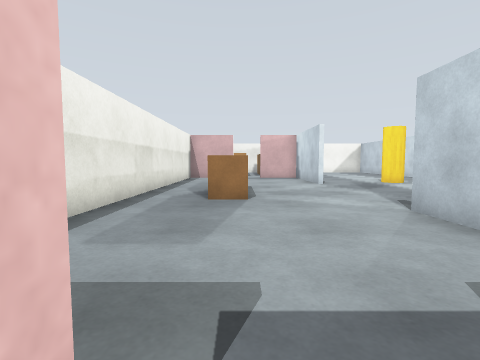
[1] (above)

23 first-person views from a walk through a robot-simulator world made for Gazebo. The camera is 0.94 m above the floor, tilts 4° down and sees 85° across. The floor is counted in squares, 1 m on a side. Each view is taken from the middle of a square. On the plan, view 1 faces up. The plan holds only what a view shows up to about 11 squares ahead; the rest is blank.

[2]
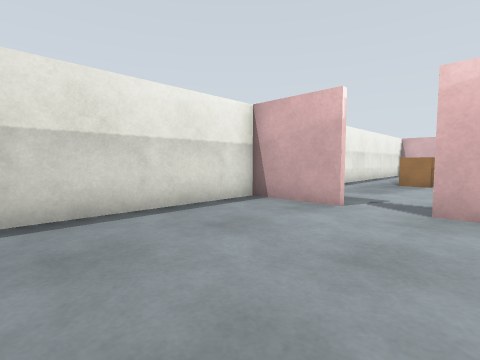

[3]
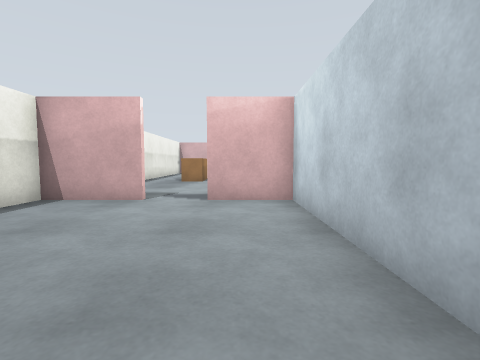

[4]
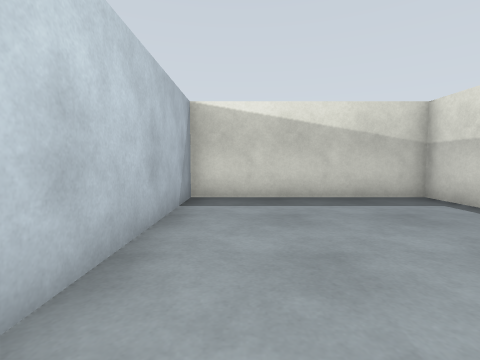

[5]
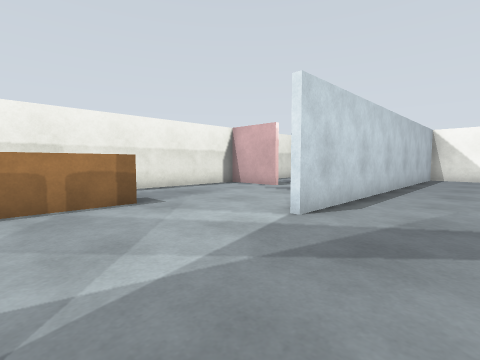

[6]
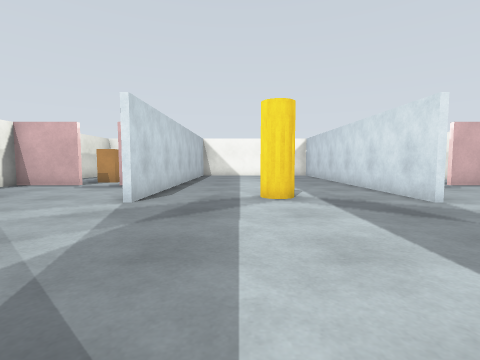

[7]
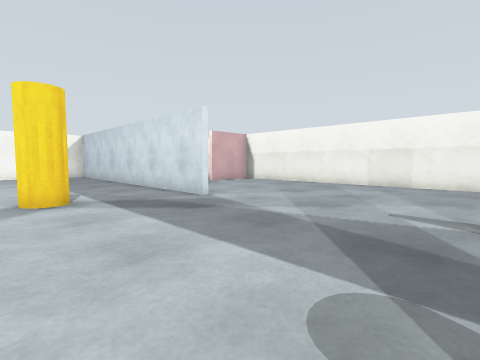

[8]
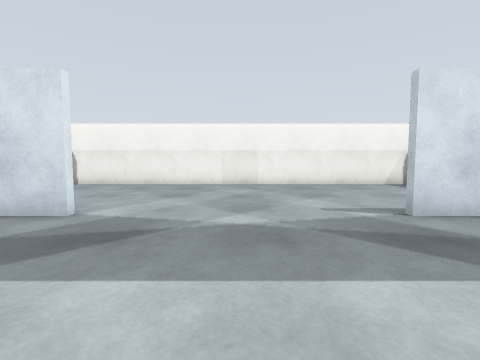

[9]
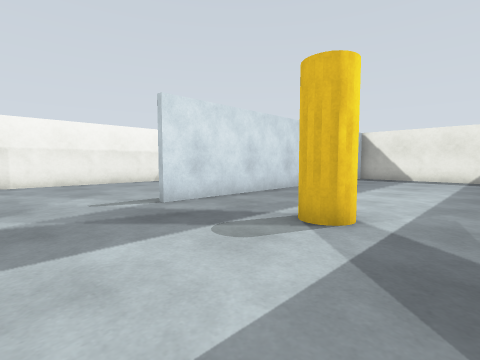

[10]
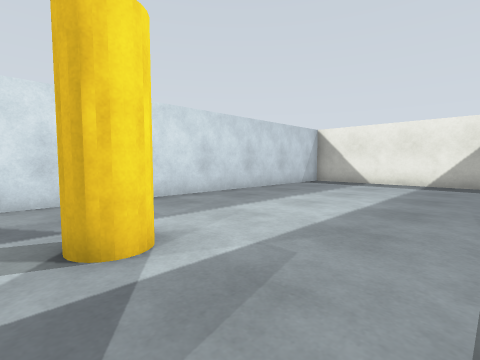

[11]
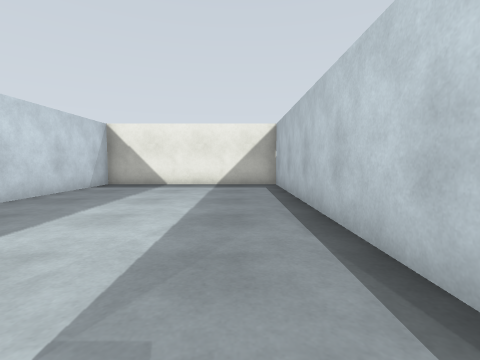

[12]
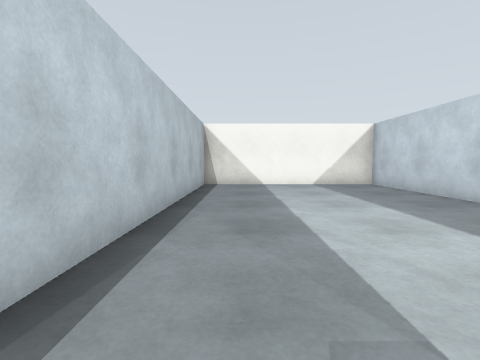

[13]
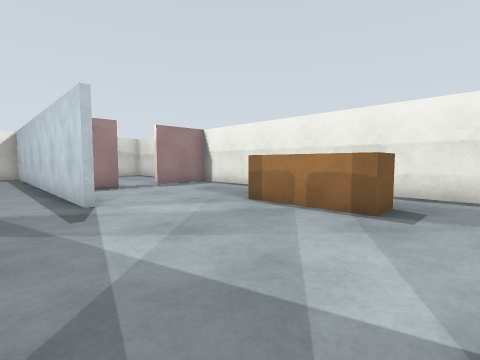

[14]
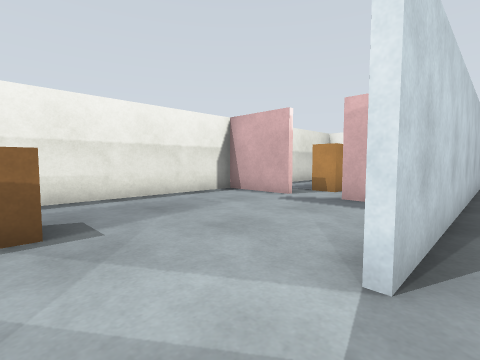

[15]
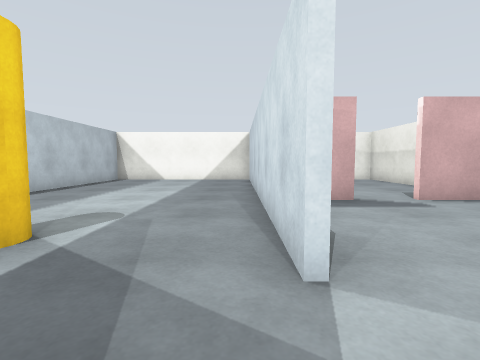

[16]
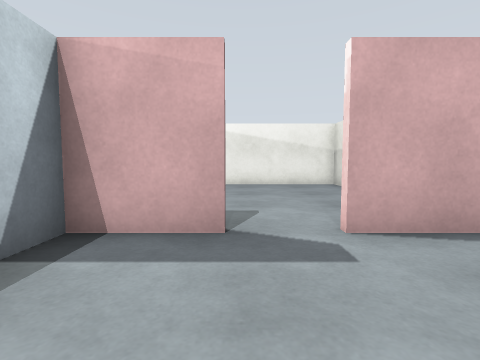

[17]
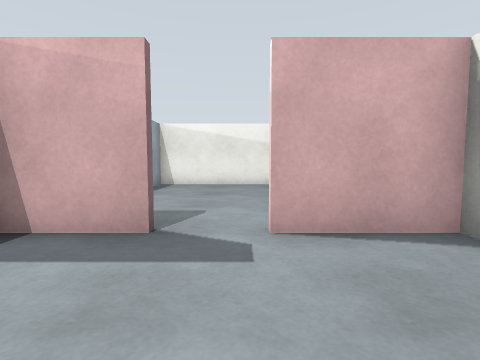

[18]
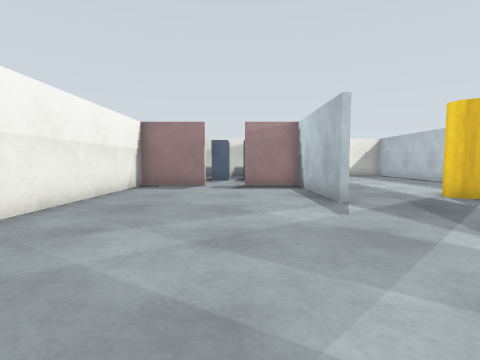

[19]
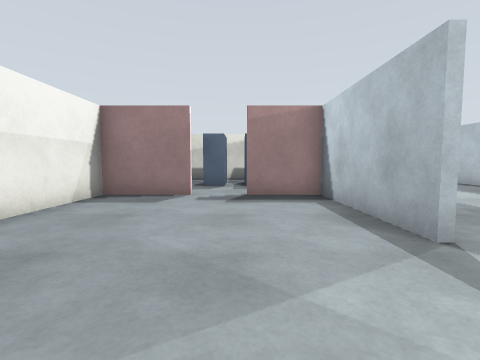

[20]
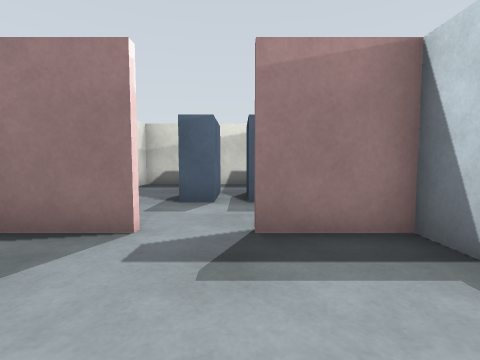

[21]
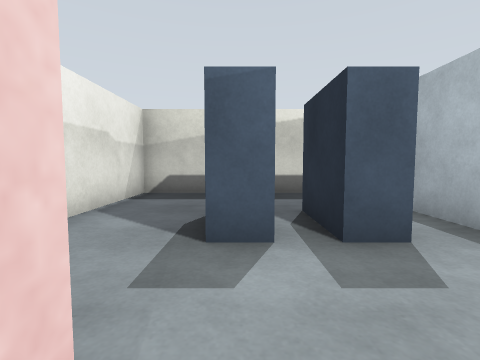

[22]
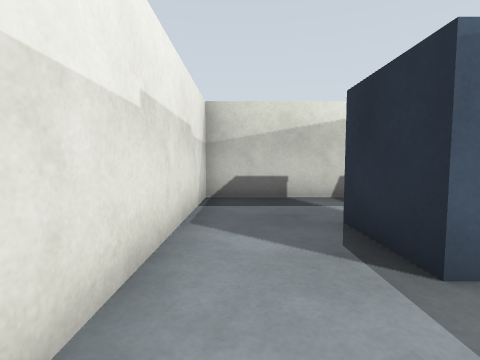

[23]
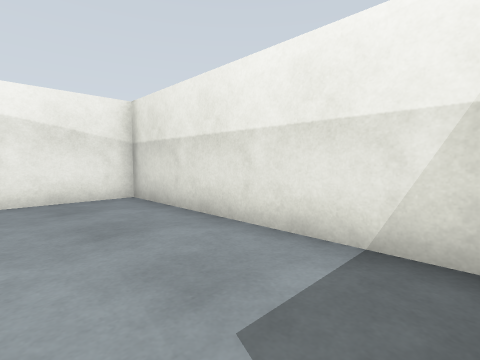

### Floor plan
Points are (right, up) in squares from view 1. A wall is a line through its corners. A room is listed if a view was taken in it or the views show most of it. See-through windows are left out.
Room 1 (views 1, 2, 3, 4)
walls: (-0.4, 0.4) (-2.9, 0.4) (-2.9, -6.9) (3.1, -6.9); (3.3, -7) (3.3, 0.4) (1.1, 0.4)
ways out: opening at (0.5, 1) to room 2
Room 2 (views 5, 6, 7, 8, 9, 10, 11, 12, 13, 14, 15, 16, 17, 18, 19, 20)
walls: (3.5, 5.1) (3.5, -7); (10.5, 10.9) (10.5, 23); (10.7, 5) (10.7, 0.6) (12.9, 0.6); (3.3, 3.5) (3.3, 5); (1.9, 15.4) (1.1, 15.4); (1.1, 0.6) (2.1, 0.6); (12.9, 15.4) (10.7, 15.4) (10.7, 14.4); (-0.4, 15.4) (-2.9, 15.4) (-2.9, 3.1); (14.4, 0.6) (16.9, 0.6) (16.9, 15.4) (14.4, 15.4); (0.4, 16.8) (-0.5, 16.8); (3.1, -6.9) (10.5, -6.9) (10.5, 5); (10.9, 22.9) (3.5, 22.9) (3.5, 11)
ways out: opening at (0.5, 1) to room 1; opening at (13.5, 1) to room 3; opening at (13.5, 16) to room 4
objects: brown box (-1, 7) to (0, 9); pillar (7, 4); pillar (7, 12)
Room 3 (views 21, 22)
walls: (10.7, -2.5) (10.7, -4); (12, -6.9) (16.9, -6.9) (16.9, -0.9)
ways out: opening at (13.5, 1) to room 2
objects: cabinet (12, -4) to (13, -2); cabinet (14, -4) to (14, -2)
Room 4 (view 23)
walls: (16.9, 16) (16.9, 22.9) (10.9, 22.9); (10.7, 23) (10.7, 21.9)
ways out: opening at (13.5, 16) to room 2

Positions as (right, up) in squares from view 1, and headings:
1: (0, 0), facing up
2: (2, -5), facing up-left
3: (2, -6), facing up
4: (2, 0), facing down
5: (6, 7), facing up-left
6: (6, 5), facing up
7: (6, 5), facing up-right
8: (6, 8), facing right
9: (5, 8), facing down-right
10: (4, 5), facing down-right
11: (5, 4), facing down
12: (5, 12), facing up
13: (5, 11), facing down-left
14: (4, 9), facing up-left
15: (10, 9), facing up
16: (13, 12), facing up
17: (14, 12), facing up
18: (13, 11), facing down
19: (13, 8), facing down
20: (13, 4), facing down
21: (14, 1), facing down
22: (16, 0), facing down
23: (14, 16), facing up-right
